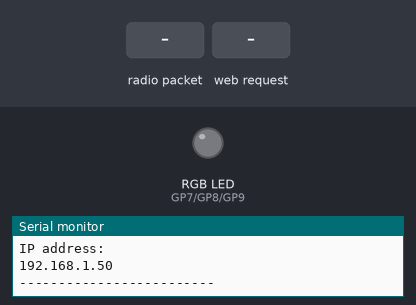
Bench run of a sketch on a simulated Raspberry Pi Pico W. On the bench: an RGB LED mixed from three pins (HIGH = lit), the last lines printed to the serial monitor. Dashed ring = blinking. The inputs (shaded band) are chosen by the test bench. No radio packets arrive unless stated.

Above: at 3.8 s.
3.9 s: radio packet "1" arrives
At 4.05 s:
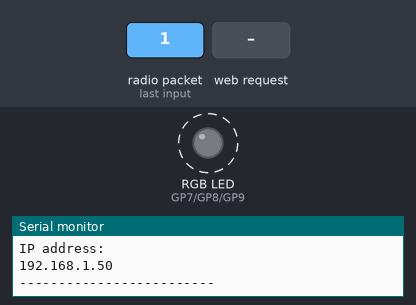
5.7 s: HTTP request GET / received
At 6.6 s:
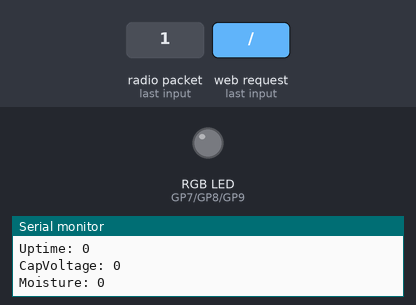
Timing chart, 0 to 8.7 s (numbered marks = the images above; inputs shaded):
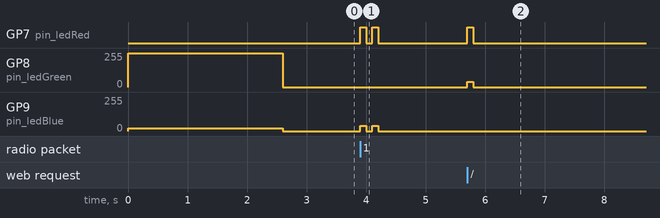

Measured:
- after the input at 3.9 s, GP7 (pin_ledRed): alternates HIGH for 0.10 s and LOW for 0.10 s, 4 changes in all, then stays LOW, starting at once; GP9 (pin_ledBlue): alternates 40/255 for 0.10 s and 0/255 for 0.10 s, 4 changes in all, then stays 0/255, starting at once
- after the input at 5.7 s, GP7 (pin_ledRed): LOW → HIGH at once, → LOW 0.10 s later; GP8 (pin_ledGreen): 0/255 → 40/255 at once, → 0/255 0.10 s later

The sketch:

rx.ino
```cpp
#include <RH_ASK.h>
#ifdef RH_HAVE_HARDWARE_SPI
#include <SPI.h> // Not actually used but needed to compile
#endif

#include <WiFi.h>
#include <WebServer.h>

#ifndef STASSID
#define STASSID ""
#define STAPSK ""
#endif

const char* ssid = STASSID;
const char* password = STAPSK;

WiFiMulti multi;
WebServer server(80);

// Atmega328p (for 6000 tx on attiny85 8 MHz)
//RH_ASK driver(747, 11, -1, -1);

// RP2040 (for 6000 tx on attiny85 8 MHz)
RH_ASK driver(738, 2, -1, -1);


const uint8_t pin_ledRed   = 7;
const uint8_t pin_ledGreen = 8;
const uint8_t pin_ledBlue  = 9;
const uint8_t pin_ledArray[] = {pin_ledRed, pin_ledGreen, pin_ledBlue};

const uint8_t color_orange[] = {255, 40, 0};
const uint8_t color_purple[] = {255, 0, 40};
const uint8_t color_cyan[]   = {0, 255, 20};


uint8_t messageFragments[RH_ASK_MAX_MESSAGE_LEN];
uint8_t messageFragmentsLen = sizeof(messageFragments);

struct Sensor {
    uint16_t sleeps = 0;
    uint8_t capVoltage = 0;
    uint16_t moisture = 0;
    int8_t rssi = 0;
};


Sensor sensorsData[256];


void ledOn(const uint8_t * color) {
    analogWrite(pin_ledRed,   color[0]);
    analogWrite(pin_ledGreen, color[1]);
    analogWrite(pin_ledBlue,  color[2]);
}

void ledOff() {
    digitalWrite(pin_ledRed,   LOW);
    digitalWrite(pin_ledGreen, LOW);
    digitalWrite(pin_ledBlue,  LOW);
}

void blink(const uint8_t count, const uint8_t * color) {
    for (uint8_t i = 0; i < count; ++i) {
        ledOn(color);
        delay(100);
        ledOff();
        delay(100);
    }
}

void handleRoot() {
    server.send(200, "text/plain", "hello from pico w!\n");
    blink(1, color_orange);
}

void handleSensors() {
    char result[1024];
    strcpy(result, "{\"sensors\":[");
    bool firstSensor = true;
    for (uint16_t sensorId = 0; sensorId < 256; ++sensorId) {
        if (sensorsData[sensorId].sleeps > 0) {
            Sensor & sensor = sensorsData[sensorId];
            char sensorResult[256];
            snprintf(sensorResult, sizeof(sensorResult), "{\"id\":%u,\"sleeps\":%u,\"capVoltage\":%u,\"moisture\":%u,\"rssi\":%i}", sensorId, sensor.sleeps, sensor.capVoltage, sensor.moisture, sensor.rssi);
            if (!firstSensor) {
                strcat(result, ",");  // Add comma before each sensor data except the first one
            }

            // Ensure concatenation does not overflow the buffer
            if (strlen(result) + strlen(sensorResult) < sizeof(result)) {
                strcat(result, sensorResult);
                firstSensor = false;
            } else {
                // Handle buffer overflow: you can log an error or handle it as needed
                blink(5, color_orange);  // Indicate an error with blinking
                return;
            }
        }
    }
    strcat(result, "]}");

    blink(1, color_orange);
    server.send(200, "application/json", result);
}


void setup()
{
    // Init LEDs
    pinMode(pin_ledRed,   OUTPUT);
    pinMode(pin_ledGreen, OUTPUT);
    pinMode(pin_ledBlue,  OUTPUT);

    // Turn boot color on
    ledOn(color_cyan);


    Serial.begin(9600);

    if (!driver.init())
#ifdef RH_HAVE_SERIAL
      Serial.println("init failed");
#else
      ;
#endif

    delay(1000);
    Serial.print("booting....");
    delay(100);
    Serial.println("done");

    Serial.print("Connecting to ");
    Serial.println(ssid);

    multi.addAP(ssid, password);

    if (multi.run() != WL_CONNECTED) {
      Serial.println("Unable to connect to network, rebooting in 10 seconds...");
      delay(10000);
      rp2040.reboot();
    }

    Serial.println("WiFi connected");
    Serial.println("IP address: ");
    Serial.println(WiFi.localIP());

    Serial.println("-------------------------");

    server.on("/", handleRoot);
    server.on("/sensors", handleSensors);
    server.begin();

    ledOff();
}

void decimalToBinary(uint32_t num) {
    if (num == 0) {
        Serial.print("0");
        return;
    }

    // Stores binary representation of number.
    uint8_t binaryNum[32]; // Assuming 32 bit integer.
    int i=0;

    for ( ;num > 0; ){
      binaryNum[i++] = num % 2;
      num /= 2;
    }

    // Printing array in reverse order.
    for (int j = i-1; j >= 0; j--)
      Serial.print(binaryNum[j]);

    Serial.println();
}

void printSerialSensor(const uint8_t sensorId, const uint32_t fullMessage) {
    Serial.print("Received ");
    Serial.print(fullMessage);
    Serial.print(" ");
    decimalToBinary(fullMessage);
    Serial.print("ID: ");
    Serial.println(sensorId);
    Serial.print("Uptime: ");
    Serial.println(sensorsData[sensorId].sleeps);
    Serial.print("CapVoltage: ");
    Serial.println(sensorsData[sensorId].capVoltage);
    Serial.print("Moisture: ");
    Serial.println(sensorsData[sensorId].moisture);
}

void loop()
{
    server.handleClient();

    if (driver.recv(messageFragments, &messageFragmentsLen)) {
        // Join fragments to the whole message
        uint32_t message = 0;
        message |= ((uint32_t)messageFragments[0] << 24);
        message |= ((uint32_t)messageFragments[1] << 16);
        message |= ((uint32_t)messageFragments[2] << 8);
        message |= (uint32_t)messageFragments[3];

        // Get sensor ID and the corresponding Sensor struct
        uint8_t sensorId  = message >> 24 &    0b11111111; //  8 bits, 24 left
        Sensor & sensor = sensorsData[sensorId];

        // Parse rest of of the message and save
        sensor.sleeps     = message >> 13 & 0b11111111111; // 11 bits, 13 left
        sensor.capVoltage = message >>  7 &      0b111111; //  6 bits,  7 left
        sensor.moisture   = message       &     0b1111111; //  7 bits,  0 left

        // Get RSSI
        sensor.rssi = driver.lastRssi();

        // Indicate successful reception with blinking
        blink(2, color_purple);

        // Print to serial console
        printSerialSensor(sensorId, message);
    }
}
```
